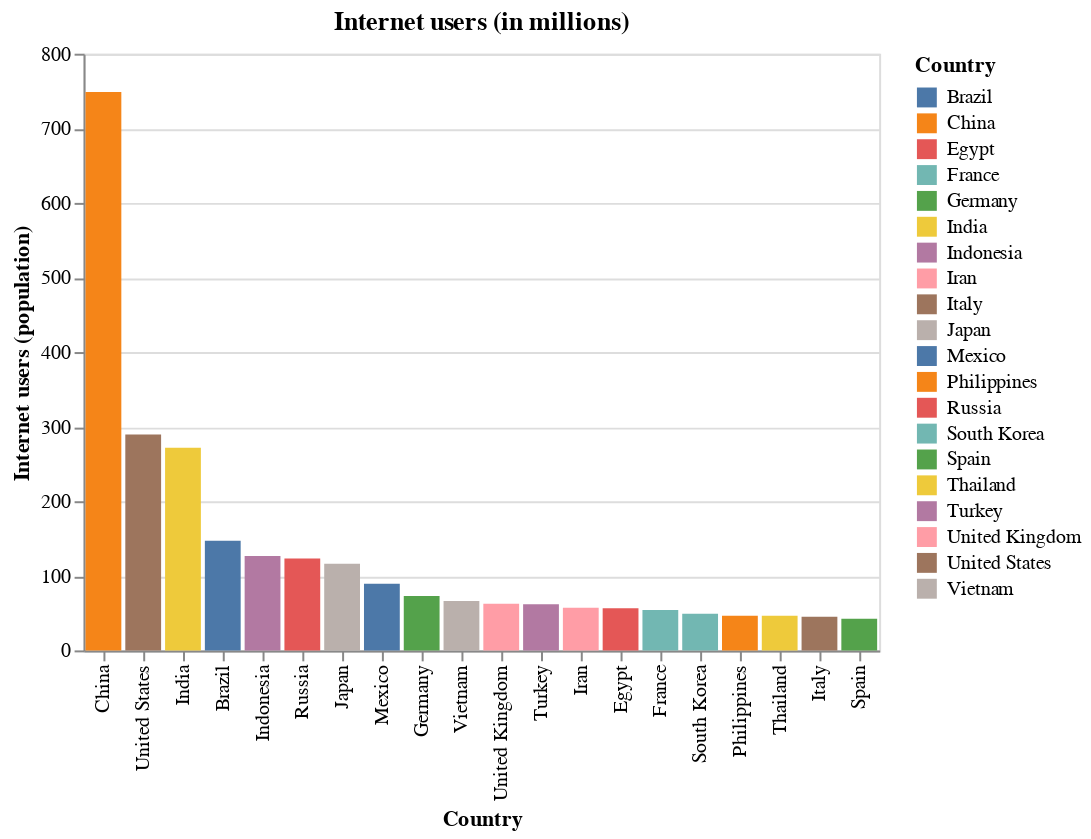

Source (notebook cell):
### Code cell
bars = (
    alt.Chart(df_3i_ip_2021_sorted.iloc[0:20, :])
    .mark_bar()
    .encode(
        alt.X('Country', sort=None),
        alt.Y('Internet users (population)'),
        tooltip=[],
        color='Country',
    )
)

plot_title = f"Internet users (in millions)"
bars.properties(title=plot_title)

### Figure 1 — Vega-Lite specification as saved in the notebook (floating-point values rounded to 4 significant figures)
{"config": {"view": {"continuousWidth": 400, "continuousHeight": 300}}, "data": {"name": "data-336a8f7e90091c3d07330d3d550fae58"}, "mark": "bar", "encoding": {"color": {"type": "nominal", "field": "Country"}, "tooltip": [], "x": {"type": "nominal", "field": "Country", "sort": null}, "y": {"type": "quantitative", "field": "Internet users (population)"}}, "title": "Internet users (in millions)", "$schema": "https://vega.github.io/schema/vega-lite/v4.8.1.json", "datasets": {"data-336a8f7e90091c3d07330d3d550fae58": [{"Country": "China", "Edition": "E5", "Fixed-line broadband subscribers": 31.34, "Mobile subscribers": 121.8, "Gender gap in internet access": -7.5, "Gender gap in mobile phone access": 0.0, "Average mobile latency": 32.66, "Bandwidth capacity": 27720.0, "Internet exchange points": 0.05, "Urban electricity access": 100.0, "Rural electricity access": 100.0, "Smartphone cost (handset)": 63.7, "Average revenue per user (ARPU, annualized)": 89.8, "e-Entertainment usage": 84.9, "Nominal GDP": 14920.0, "Population": 1395.0, "Urban population": 60.3, "GNI per capita": 10410, "GINI coefficient": 38.5, "Population under the poverty line": 0.1, "Total electricity access": 100.0, "Percentage of schools with Internet access": 98.4, "Global Peace Index": 2.2, "Democracy Index": 2.3, "Internet users (population)": 748.8, "Offline population": 630.2, "Internet access gender gap": -5.0, "Mobile phone access gender gap": 0.0, "Internet users (percent of population)": 54.3, "Male internet users": 67.0, "Female internet users": 72.0, "Male mobile phone subscribers": 94.0, "Female mobile phone subscribers": 94.0, "Total fixed line broadband subscribers": 449279000, "Year": 2021}, {"Country": "United States", "Edition": "E5", "Fixed-line broadband subscribers": 34.72, "Mobile subscribers": 134.5, "Gender gap in internet access": 0.0, "Gender gap in mobile phone access": 3.1, "Average mobile latency": 47.35, "Bandwidth capacity": 107900.0, "Internet exchange points": 3.56, "Urban electricity access": 100.0, "Rural electricity access": 100.0, "Smartphone cost (handset)": 100.0, "Average revenue per user (ARPU, annualized)": 540.2, "e-Entertainment usage": 90.9, "Nominal GDP": 20560.0, "Population": 331.0, "Urban population": 82.5, "GNI per capita": 65760, "GINI coefficient": 41.4, "Population under the poverty line": 1.0, "Total electricity access": 100.0, "Percentage of schools with Internet access": 100.0, "Global Peace Index": 2.3, "Democracy Index": 8.0, "Internet users (population)": 289.5, "Offline population": 37.62, "Internet access gender gap": 0.0, "Mobile phone access gender gap": 3.0, "Internet users (percent of population)": 88.5, "Male internet users": 94.0, "Female internet users": 94.0, "Male mobile phone subscribers": 97.0, "Female mobile phone subscribers": 94.0, "Total fixed line broadband subscribers": 114093000, "Year": 2021}, {"Country": "India", "Edition": "E5", "Fixed-line broadband subscribers": 1.4, "Mobile subscribers": 84.3, "Gender gap in internet access": 60.7, "Gender gap in mobile phone access": 21.6, "Average mobile latency": 56.09, "Bandwidth capacity": 100500.0, "Internet exchange points": 0.17, "Urban electricity access": 100.0, "Rural electricity access": 99.4, "Smartphone cost (handset)": 61.8, "Average revenue per user (ARPU, annualized)": 20.8, "e-Entertainment usage": 87.0, "Nominal GDP": 2568.0, "Population": 1380.0, "Urban population": 34.5, "GNI per capita": 2130, "GINI coefficient": 37.8, "Population under the poverty line": 4.3, "Total electricity access": 95.24, "Percentage of schools with Internet access": 32.9, "Global Peace Index": 2.6, "Democracy Index": 6.9, "Internet users (population)": 271.6, "Offline population": 1081.0, "Internet access gender gap": 17.0, "Mobile phone access gender gap": 16.0, "Internet users (percent of population)": 20.1, "Male internet users": 28.0, "Female internet users": 11.0, "Male mobile phone subscribers": 74.0, "Female mobile phone subscribers": 58.0, "Total fixed line broadband subscribers": 19749488, "Year": 2021}, {"Country": "Brazil", "Edition": "E5", "Fixed-line broadband subscribers": 15.6, "Mobile subscribers": 95.7, "Gender gap in internet access": -2.7, "Gender gap in mobile phone access": 1.1, "Average mobile latency": 47.34, "Bandwidth capacity": 29240.0, "Internet exchange points": 1.57, "Urban electricity access": 99.7, "Rural electricity access": 99.6, "Smartphone cost (handset)": 63.4, "Average revenue per user (ARPU, annualized)": 79.7, "e-Entertainment usage": 94.3, "Nominal GDP": 1399.0, "Population": 211.8, "Urban population": 86.8, "GNI per capita": 9130, "GINI coefficient": 53.9, "Population under the poverty line": 1.7, "Total electricity access": 100.0, "Percentage of schools with Internet access": 83.2, "Global Peace Index": 2.4, "Democracy Index": 6.9, "Internet users (population)": 146.8, "Offline population": 61.64, "Internet access gender gap": -2.0, "Mobile phone access gender gap": 1.0, "Internet users (percent of population)": 70.4, "Male internet users": 74.0, "Female internet users": 76.0, "Male mobile phone subscribers": 87.0, "Female mobile phone subscribers": 86.0, "Total fixed line broadband subscribers": 32563453, "Year": 2021}, {"Country": "Indonesia", "Edition": "E5", "Fixed-line broadband subscribers": 3.8, "Mobile subscribers": 126.1, "Gender gap in internet access": 10.9, "Gender gap in mobile phone access": 9.2, "Average mobile latency": 43.05, "Bandwidth capacity": 132900.0, "Internet exchange points": 0.19, "Urban electricity access": 100.0, "Rural electricity access": 98.8, "Smartphone cost (handset)": 37.9, "Average revenue per user (ARPU, annualized)": 32.3, "e-Entertainment usage": 80.0, "Nominal GDP": 1081.0, "Population": 267.5, "Urban population": 56.0, "GNI per capita": 4050, "GINI coefficient": 39.0, "Population under the poverty line": 0.7, "Total electricity access": 98.51, "Percentage of schools with Internet access": 61.4, "Global Peace Index": 1.8, "Democracy Index": 6.5, "Internet users (population)": 126.5, "Offline population": 138.8, "Internet access gender gap": 5.0, "Mobile phone access gender gap": 7.0, "Internet users (percent of population)": 47.7, "Male internet users": 46.0, "Female internet users": 41.0, "Male mobile phone subscribers": 76.0, "Female mobile phone subscribers": 69.0, "Total fixed line broadband subscribers": 9411805, "Year": 2021}, {"Country": "Russia", "Edition": "E5", "Fixed-line broadband subscribers": 22.52, "Mobile subscribers": 164.4, "Gender gap in internet access": 3.8, "Gender gap in mobile phone access": -1.1, "Average mobile latency": 47.47, "Bandwidth capacity": 62840.0, "Internet exchange points": 1.41, "Urban electricity access": 99.72, "Rural electricity access": 100.0, "Smartphone cost (handset)": 73.5, "Average revenue per user (ARPU, annualized)": 63.1, "e-Entertainment usage": 98.0, "Nominal GDP": 1431.0, "Population": 149.0, "Urban population": 74.6, "GNI per capita": 11260, "GINI coefficient": 37.5, "Population under the poverty line": 0.0, "Total electricity access": 100.0, "Percentage of schools with Internet access": 80.0, "Global Peace Index": 3.0, "Democracy Index": 3.1, "Internet users (population)": 123.1, "Offline population": 25.85, "Internet access gender gap": 3.0, "Mobile phone access gender gap": -1.0, "Internet users (percent of population)": 82.6, "Male internet users": 78.0, "Female internet users": 75.0, "Male mobile phone subscribers": 94.0, "Female mobile phone subscribers": 95.0, "Total fixed line broadband subscribers": 33028695, "Year": 2021}, {"Country": "Japan", "Edition": "E5", "Fixed-line broadband subscribers": 33.5, "Mobile subscribers": 147.0, "Gender gap in internet access": 13.8, "Gender gap in mobile phone access": 3.3, "Average mobile latency": 49.65, "Bandwidth capacity": 24800.0, "Internet exchange points": 0.87, "Urban electricity access": 100.0, "Rural electricity access": 100.0, "Smartphone cost (handset)": 87.1, "Average revenue per user (ARPU, annualized)": 436.4, "e-Entertainment usage": 84.6, "Nominal GDP": 4882.0, "Population": 126.5, "Urban population": 91.7, "GNI per capita": 41690, "GINI coefficient": 32.9, "Population under the poverty line": 0.2, "Total electricity access": 100.0, "Percentage of schools with Internet access": 98.7, "Global Peace Index": 1.4, "Democracy Index": 8.0, "Internet users (population)": 116.1, "Offline population": 11.09, "Internet access gender gap": 11.0, "Mobile phone access gender gap": 3.0, "Internet users (percent of population)": 91.3, "Male internet users": 80.0, "Female internet users": 69.0, "Male mobile phone subscribers": 90.0, "Female mobile phone subscribers": 87.0, "Total fixed line broadband subscribers": 41496293, "Year": 2021}, {"Country": "Mexico", "Edition": "E5", "Fixed-line broadband subscribers": 15.17, "Mobile subscribers": 95.7, "Gender gap in internet access": 9.5, "Gender gap in mobile phone access": 4.1, "Average mobile latency": 47.58, "Bandwidth capacity": 37650.0, "Internet exchange points": 0.16, "Urban electricity access": 100.0, "Rural electricity access": 100.0, "Smartphone cost (handset)": 72.1, "Average revenue per user (ARPU, annualized)": 82.8, "e-Entertainment usage": 96.2, "Nominal GDP": 1059.0, "Population": 128.9, "Urban population": 80.4, "GNI per capita": 9430, "GINI coefficient": 45.4, "Population under the poverty line": 0.5, "Total electricity access": 100.0, "Percentage of schools with Internet access": 53.4, "Global Peace Index": 2.6, "Democracy Index": 6.1, "Internet users (population)": 89.41, "Offline population": 38.19, "Internet access gender gap": 6.0, "Mobile phone access gender gap": 3.0, "Internet users (percent of population)": 70.1, "Male internet users": 63.0, "Female internet users": 57.0, "Male mobile phone subscribers": 74.0, "Female mobile phone subscribers": 71.0, "Total fixed line broadband subscribers": 19173373, "Year": 2021}, {"Country": "Germany", "Edition": "E5", "Fixed-line broadband subscribers": 41.99, "Mobile subscribers": 128.4, "Gender gap in internet access": 7.8, "Gender gap in mobile phone access": 3.3, "Average mobile latency": 39.89, "Bandwidth capacity": 53760.0, "Internet exchange points": 2.66, "Urban electricity access": 100.0, "Rural electricity access": 100.0, "Smartphone cost (handset)": 74.0, "Average revenue per user (ARPU, annualized)": 208.7, "e-Entertainment usage": 67.3, "Nominal GDP": 3699.0, "Population": 82.8, "Urban population": 77.4, "GNI per capita": 48520, "GINI coefficient": 31.9, "Population under the poverty line": 0.0, "Total electricity access": 100.0, "Percentage of schools with Internet access": 94.4, "Global Peace Index": 1.5, "Democracy Index": 8.7, "Internet users (population)": 73.01, "Offline population": 9.83, "Internet access gender gap": 7.0, "Mobile phone access gender gap": 3.0, "Internet users (percent of population)": 88.1, "Male internet users": 90.0, "Female internet users": 83.0, "Male mobile phone subscribers": 90.0, "Female mobile phone subscribers": 87.0, "Total fixed line broadband subscribers": 35071539, "Year": 2021}, {"Country": "Vietnam", "Edition": "E5", "Fixed-line broadband subscribers": 15.35, "Mobile subscribers": 141.2, "Gender gap in internet access": 13.6, "Gender gap in mobile phone access": 4.2, "Average mobile latency": 27.48, "Bandwidth capacity": 120700.0, "Internet exchange points": 0.1, "Urban electricity access": 100.0, "Rural electricity access": 98.7, "Smartphone cost (handset)": 33.1, "Average revenue per user (ARPU, annualized)": 141.3, "e-Entertainment usage": 90.0, "Nominal GDP": 351.1, "Population": 97.3, "Urban population": 36.6, "GNI per capita": 2540, "GINI coefficient": 35.7, "Population under the poverty line": 0.4, "Total electricity access": 100.0, "Percentage of schools with Internet access": 32.2, "Global Peace Index": 1.9, "Democracy Index": 3.1, "Internet users (population)": 66.27, "Offline population": 30.19, "Internet access gender gap": 9.0, "Mobile phone access gender gap": 4.0, "Internet users (percent of population)": 68.7, "Male internet users": 66.0, "Female internet users": 57.0, "Male mobile phone subscribers": 95.0, "Female mobile phone subscribers": 91.0, "Total fixed line broadband subscribers": 14802380, "Year": 2021}, {"Country": "United Kingdom", "Edition": "E5", "Fixed-line broadband subscribers": 39.67, "Mobile subscribers": 119.9, "Gender gap in internet access": -1.1, "Gender gap in mobile phone access": -3.7, "Average mobile latency": 44.23, "Bandwidth capacity": 437500.0, "Internet exchange points": 1.48, "Urban electricity access": 100.0, "Rural electricity access": 100.0, "Smartphone cost (handset)": 93.6, "Average revenue per user (ARPU, annualized)": 240.7, "e-Entertainment usage": 70.6, "Nominal GDP": 2542.0, "Population": 67.9, "Urban population": 83.6, "GNI per capita": 42370, "GINI coefficient": 34.8, "Population under the poverty line": 0.1, "Total electricity access": 100.0, "Percentage of schools with Internet access": 100.0, "Global Peace Index": 1.8, "Democracy Index": 8.5, "Internet users (population)": 62.48, "Offline population": 5.05, "Internet access gender gap": -1.0, "Mobile phone access gender gap": -3.0, "Internet users (percent of population)": 92.5, "Male internet users": 92.0, "Female internet users": 93.0, "Male mobile phone subscribers": 80.0, "Female mobile phone subscribers": 83.0, "Total fixed line broadband subscribers": 26586110, "Year": 2021}, {"Country": "Turkey", "Edition": "E5", "Fixed-line broadband subscribers": 17.06, "Mobile subscribers": 96.8, "Gender gap in internet access": 5.3, "Gender gap in mobile phone access": 4.3, "Average mobile latency": 31.56, "Bandwidth capacity": 121600.0, "Internet exchange points": 0.24, "Urban electricity access": 100.0, "Rural electricity access": 100.0, "Smartphone cost (handset)": 44.8, "Average revenue per user (ARPU, annualized)": 80.2, "e-Entertainment usage": 70.0, "Nominal GDP": 615.1, "Population": 84.3, "Urban population": 75.6, "GNI per capita": 9610, "GINI coefficient": 41.9, "Population under the poverty line": 0.0, "Total electricity access": 100.0, "Percentage of schools with Internet access": 86.0, "Global Peace Index": 3.0, "Democracy Index": 4.1, "Internet users (population)": 61.72, "Offline population": 21.71, "Internet access gender gap": 4.0, "Mobile phone access gender gap": 4.0, "Internet users (percent of population)": 74.0, "Male internet users": 75.0, "Female internet users": 71.0, "Male mobile phone subscribers": 93.0, "Female mobile phone subscribers": 89.0, "Total fixed line broadband subscribers": 14231978, "Year": 2021}, {"Country": "Iran", "Edition": "E5", "Fixed-line broadband subscribers": 10.58, "Mobile subscribers": 142.4, "Gender gap in internet access": 7.4, "Gender gap in mobile phone access": 15.1, "Average mobile latency": 37.63, "Bandwidth capacity": 23700.0, "Internet exchange points": 0.48, "Urban electricity access": 100.0, "Rural electricity access": 96.1, "Smartphone cost (handset)": 31.2, "Average revenue per user (ARPU, annualized)": 68.3, "e-Entertainment usage": 85.9, "Nominal GDP": 589.8, "Population": 84.0, "Urban population": 75.4, "GNI per capita": 5420, "GINI coefficient": 40.8, "Population under the poverty line": 0.0, "Total electricity access": 100.0, "Percentage of schools with Internet access": 36.3, "Global Peace Index": 2.7, "Democracy Index": 2.4, "Internet users (population)": 57.26, "Offline population": 24.54, "Internet access gender gap": 5.0, "Mobile phone access gender gap": 14.0, "Internet users (percent of population)": 70.0, "Male internet users": 68.0, "Female internet users": 63.0, "Male mobile phone subscribers": 93.0, "Female mobile phone subscribers": 79.0, "Total fixed line broadband subscribers": 8626182, "Year": 2021}, {"Country": "Egypt", "Edition": "E5", "Fixed-line broadband subscribers": 7.57, "Mobile subscribers": 95.0, "Gender gap in internet access": 29.4, "Gender gap in mobile phone access": 17.8, "Average mobile latency": 39.14, "Bandwidth capacity": 26870.0, "Internet exchange points": 0.2, "Urban electricity access": 100.0, "Rural electricity access": 99.5, "Smartphone cost (handset)": 47.1, "Average revenue per user (ARPU, annualized)": 34.8, "e-Entertainment usage": 88.0, "Nominal GDP": 355.1, "Population": 100.9, "Urban population": 42.7, "GNI per capita": 2690, "GINI coefficient": 31.5, "Population under the poverty line": 0.5, "Total electricity access": 100.0, "Percentage of schools with Internet access": 49.1, "Global Peace Index": 2.5, "Democracy Index": 3.1, "Internet users (population)": 56.65, "Offline population": 42.25, "Internet access gender gap": 15.0, "Mobile phone access gender gap": 16.0, "Internet users (percent of population)": 57.3, "Male internet users": 51.0, "Female internet users": 36.0, "Male mobile phone subscribers": 90.0, "Female mobile phone subscribers": 74.0, "Total fixed line broadband subscribers": 7598941, "Year": 2021}, {"Country": "France", "Edition": "E5", "Fixed-line broadband subscribers": 45.69, "Mobile subscribers": 110.6, "Gender gap in internet access": 4.3, "Gender gap in mobile phone access": -1.2, "Average mobile latency": 40.46, "Bandwidth capacity": 54600.0, "Internet exchange points": 2.3, "Urban electricity access": 100.0, "Rural electricity access": 100.0, "Smartphone cost (handset)": 84.5, "Average revenue per user (ARPU, annualized)": 272.5, "e-Entertainment usage": 78.4, "Nominal GDP": 2515.0, "Population": 65.3, "Urban population": 80.7, "GNI per capita": 42400, "GINI coefficient": 31.6, "Population under the poverty line": 0.0, "Total electricity access": 100.0, "Percentage of schools with Internet access": 98.6, "Global Peace Index": 1.9, "Democracy Index": 8.1, "Internet users (population)": 54.28, "Offline population": 10.85, "Internet access gender gap": 4.0, "Mobile phone access gender gap": -1.0, "Internet users (percent of population)": 83.3, "Male internet users": 94.0, "Female internet users": 90.0, "Male mobile phone subscribers": 85.0, "Female mobile phone subscribers": 86.0, "Total fixed line broadband subscribers": 29760000, "Year": 2021}, {"Country": "South Korea", "Edition": "E5", "Fixed-line broadband subscribers": 42.76, "Mobile subscribers": 134.5, "Gender gap in internet access": 1.1, "Gender gap in mobile phone access": 2.0, "Average mobile latency": 37.83, "Bandwidth capacity": 88300.0, "Internet exchange points": 0.39, "Urban electricity access": 100.0, "Rural electricity access": 100.0, "Smartphone cost (handset)": 68.1, "Average revenue per user (ARPU, annualized)": 306.1, "e-Entertainment usage": 76.0, "Nominal GDP": 1604.0, "Population": 51.3, "Urban population": 81.4, "GNI per capita": 33720, "GINI coefficient": 31.6, "Population under the poverty line": 0.1, "Total electricity access": 100.0, "Percentage of schools with Internet access": 100.0, "Global Peace Index": 1.8, "Democracy Index": 8.0, "Internet users (population)": 49.26, "Offline population": 1.97, "Internet access gender gap": 1.0, "Mobile phone access gender gap": 2.0, "Internet users (percent of population)": 96.2, "Male internet users": 87.0, "Female internet users": 86.0, "Male mobile phone subscribers": 99.0, "Female mobile phone subscribers": 97.0, "Total fixed line broadband subscribers": 21906172, "Year": 2021}, {"Country": "Philippines", "Edition": "E5", "Fixed-line broadband subscribers": 5.48, "Mobile subscribers": 154.8, "Gender gap in internet access": -3.1, "Gender gap in mobile phone access": -7.8, "Average mobile latency": 44.95, "Bandwidth capacity": 18840.0, "Internet exchange points": 0.18, "Urban electricity access": 99.8, "Rural electricity access": 93.4, "Smartphone cost (handset)": 46.1, "Average revenue per user (ARPU, annualized)": 25.6, "e-Entertainment usage": 86.0, "Nominal GDP": 378.2, "Population": 109.6, "Urban population": 47.2, "GNI per capita": 3850, "GINI coefficient": 44.4, "Population under the poverty line": 1.2, "Total electricity access": 94.86, "Percentage of schools with Internet access": 66.3, "Global Peace Index": 2.5, "Democracy Index": 6.6, "Internet users (population)": 46.52, "Offline population": 61.6, "Internet access gender gap": -2.0, "Mobile phone access gender gap": -6.0, "Internet users (percent of population)": 43.0, "Male internet users": 65.0, "Female internet users": 67.0, "Male mobile phone subscribers": 77.0, "Female mobile phone subscribers": 83.0, "Total fixed line broadband subscribers": 4178822, "Year": 2021}, {"Country": "Thailand", "Edition": "E5", "Fixed-line broadband subscribers": 14.52, "Mobile subscribers": 186.2, "Gender gap in internet access": 11.8, "Gender gap in mobile phone access": 3.3, "Average mobile latency": 30.3, "Bandwidth capacity": 99600.0, "Internet exchange points": 0.29, "Urban electricity access": 100.0, "Rural electricity access": 100.0, "Smartphone cost (handset)": 53.4, "Average revenue per user (ARPU, annualized)": 108.1, "e-Entertainment usage": 78.0, "Nominal GDP": 528.3, "Population": 69.8, "Urban population": 50.7, "GNI per capita": 7260, "GINI coefficient": 36.4, "Population under the poverty line": 0.0, "Total electricity access": 100.0, "Percentage of schools with Internet access": 99.7, "Global Peace Index": 2.2, "Democracy Index": 6.3, "Internet users (population)": 46.41, "Offline population": 23.22, "Internet access gender gap": 8.0, "Mobile phone access gender gap": 3.0, "Internet users (percent of population)": 66.7, "Male internet users": 68.0, "Female internet users": 60.0, "Male mobile phone subscribers": 92.0, "Female mobile phone subscribers": 89.0, "Total fixed line broadband subscribers": 10108819, "Year": 2021}, {"Country": "Italy", "Edition": "E5", "Fixed-line broadband subscribers": 28.85, "Mobile subscribers": 131.3, "Gender gap in internet access": 10.3, "Gender gap in mobile phone access": 2.0, "Average mobile latency": 46.69, "Bandwidth capacity": 33970.0, "Internet exchange points": 1.65, "Urban electricity access": 100.0, "Rural electricity access": 100.0, "Smartphone cost (handset)": 83.9, "Average revenue per user (ARPU, annualized)": 191.7, "e-Entertainment usage": 82.7, "Nominal GDP": 1835.0, "Population": 60.5, "Urban population": 70.7, "GNI per capita": 34460, "GINI coefficient": 35.9, "Population under the poverty line": 1.1, "Total electricity access": 100.0, "Percentage of schools with Internet access": 88.3, "Global Peace Index": 1.7, "Democracy Index": 7.5, "Internet users (population)": 45.1, "Offline population": 15.53, "Internet access gender gap": 10.0, "Mobile phone access gender gap": 2.0, "Internet users (percent of population)": 74.4, "Male internet users": 97.0, "Female internet users": 87.0, "Male mobile phone subscribers": 98.0, "Female mobile phone subscribers": 96.0, "Total fixed line broadband subscribers": 17376499, "Year": 2021}, {"Country": "Spain", "Edition": "E5", "Fixed-line broadband subscribers": 33.41, "Mobile subscribers": 118.4, "Gender gap in internet access": 8.2, "Gender gap in mobile phone access": -1.1, "Average mobile latency": 44.9, "Bandwidth capacity": 26860.0, "Internet exchange points": 1.28, "Urban electricity access": 100.0, "Rural electricity access": 100.0, "Smartphone cost (handset)": 78.8, "Average revenue per user (ARPU, annualized)": 214.8, "e-Entertainment usage": 90.2, "Nominal GDP": 1253.0, "Population": 46.8, "Urban population": 80.6, "GNI per capita": 30390, "GINI coefficient": 34.7, "Population under the poverty line": 0.5, "Total electricity access": 100.0, "Percentage of schools with Internet access": 100.0, "Global Peace Index": 1.7, "Democracy Index": 8.2, "Internet users (population)": 42.4, "Offline population": 4.34, "Internet access gender gap": 8.0, "Mobile phone access gender gap": -1.0, "Internet users (percent of population)": 90.7, "Male internet users": 97.0, "Female internet users": 89.0, "Male mobile phone subscribers": 92.0, "Female mobile phone subscribers": 93.0, "Total fixed line broadband subscribers": 15590305, "Year": 2021}]}}
